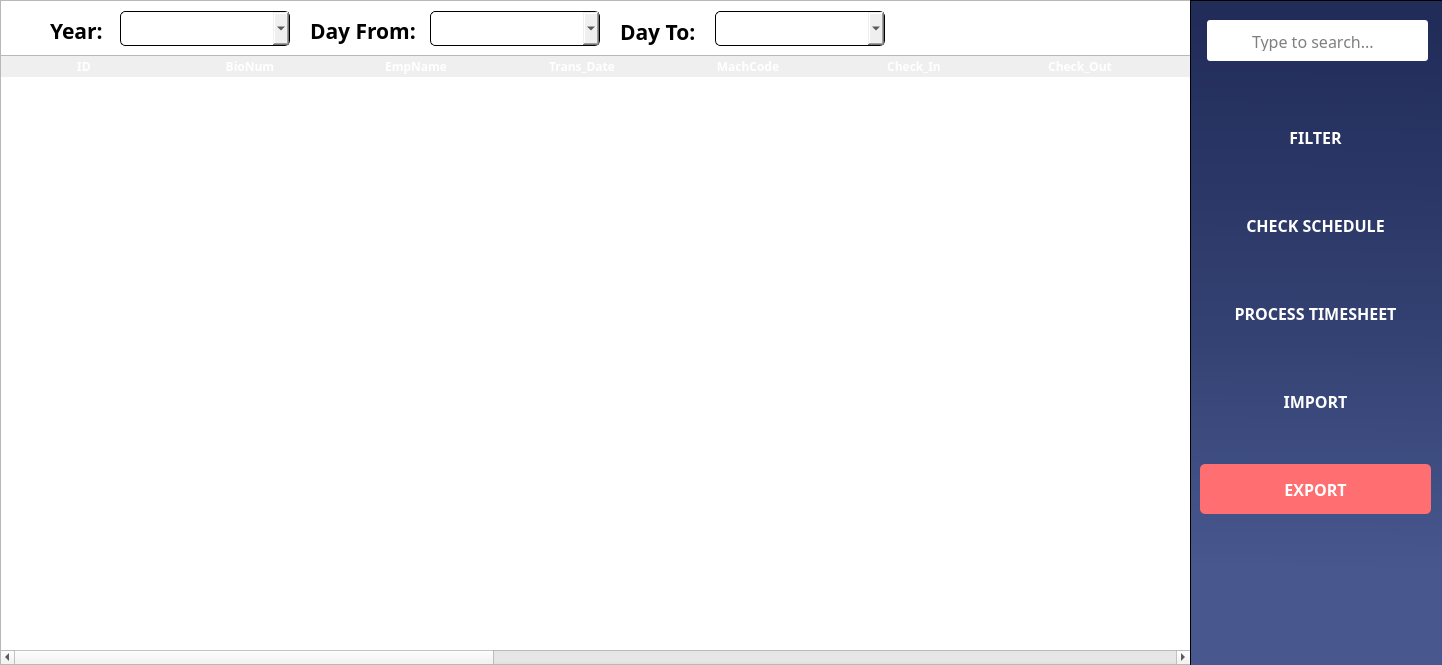
<?xml version="1.0" encoding="UTF-8"?>
<ui version="4.0">
 <class>Dialog</class>
 <widget class="QDialog" name="Dialog">
  <property name="geometry">
   <rect>
    <x>0</x>
    <y>0</y>
    <width>1442</width>
    <height>665</height>
   </rect>
  </property>
  <property name="windowTitle">
   <string>Timecard</string>
  </property>
  <property name="windowIcon">
   <iconset>
    <normaloff>../Icons/logo.svg</normaloff>../Icons/logo.svg</iconset>
  </property>
  <property name="styleSheet">
   <string notr="true">#Dialog{
	background-color: white;
}
</string>
  </property>
  <widget class="QTableWidget" name="TimeListTable">
   <property name="geometry">
    <rect>
     <x>0</x>
     <y>55</y>
     <width>1191</width>
     <height>610</height>
    </rect>
   </property>
   <property name="sizePolicy">
    <sizepolicy hsizetype="Fixed" vsizetype="Fixed">
     <horstretch>0</horstretch>
     <verstretch>0</verstretch>
    </sizepolicy>
   </property>
   <property name="font">
    <font>
     <family>Poppins SemiBold</family>
     <pointsize>12</pointsize>
     <weight>75</weight>
     <bold>true</bold>
    </font>
   </property>
   <property name="focusPolicy">
    <enum>Qt::ClickFocus</enum>
   </property>
   <property name="contextMenuPolicy">
    <enum>Qt::DefaultContextMenu</enum>
   </property>
   <property name="styleSheet">
    <string notr="true">/* Header Design */

QHeaderView::section {
	font-family: Poppins;
	font-weight: bold;
	font-size: 12px;
	color: white;
	background-color: &quot;#344273&quot;;
	border: none;
}

/* Style for the selected row */
QTableView::item:selected:active {
	 selection-background-color: &quot;#9DADDF&quot;;
}

/* Style for the alternate row */
QTableWidget {
	alternate-background-color: &quot;#DDDDDD&quot;;
}</string>
   </property>
   <property name="horizontalScrollBarPolicy">
    <enum>Qt::ScrollBarAsNeeded</enum>
   </property>
   <property name="sizeAdjustPolicy">
    <enum>QAbstractScrollArea::AdjustIgnored</enum>
   </property>
   <property name="editTriggers">
    <set>QAbstractItemView::NoEditTriggers</set>
   </property>
   <property name="tabKeyNavigation">
    <bool>false</bool>
   </property>
   <property name="showDropIndicator" stdset="0">
    <bool>false</bool>
   </property>
   <property name="dragDropOverwriteMode">
    <bool>false</bool>
   </property>
   <property name="alternatingRowColors">
    <bool>true</bool>
   </property>
   <property name="selectionMode">
    <enum>QAbstractItemView::SingleSelection</enum>
   </property>
   <property name="selectionBehavior">
    <enum>QAbstractItemView::SelectRows</enum>
   </property>
   <property name="textElideMode">
    <enum>Qt::ElideRight</enum>
   </property>
   <property name="showGrid">
    <bool>false</bool>
   </property>
   <property name="gridStyle">
    <enum>Qt::SolidLine</enum>
   </property>
   <property name="cornerButtonEnabled">
    <bool>false</bool>
   </property>
   <property name="columnCount">
    <number>17</number>
   </property>
   <attribute name="horizontalHeaderVisible">
    <bool>true</bool>
   </attribute>
   <attribute name="horizontalHeaderCascadingSectionResizes">
    <bool>true</bool>
   </attribute>
   <attribute name="horizontalHeaderMinimumSectionSize">
    <number>50</number>
   </attribute>
   <attribute name="horizontalHeaderDefaultSectionSize">
    <number>166</number>
   </attribute>
   <attribute name="horizontalHeaderHighlightSections">
    <bool>true</bool>
   </attribute>
   <attribute name="horizontalHeaderShowSortIndicator" stdset="0">
    <bool>false</bool>
   </attribute>
   <attribute name="horizontalHeaderStretchLastSection">
    <bool>true</bool>
   </attribute>
   <attribute name="verticalHeaderVisible">
    <bool>false</bool>
   </attribute>
   <attribute name="verticalHeaderDefaultSectionSize">
    <number>31</number>
   </attribute>
   <attribute name="verticalHeaderHighlightSections">
    <bool>false</bool>
   </attribute>
   <column>
    <property name="text">
     <string>ID</string>
    </property>
   </column>
   <column>
    <property name="text">
     <string>BioNum</string>
    </property>
   </column>
   <column>
    <property name="text">
     <string>EmpName</string>
    </property>
    <property name="font">
     <font>
      <pointsize>8</pointsize>
     </font>
    </property>
   </column>
   <column>
    <property name="text">
     <string>Trans_Date</string>
    </property>
   </column>
   <column>
    <property name="text">
     <string>MachCode</string>
    </property>
   </column>
   <column>
    <property name="text">
     <string>Check_In</string>
    </property>
   </column>
   <column>
    <property name="text">
     <string>Check_Out</string>
    </property>
   </column>
   <column>
    <property name="text">
     <string>Sched_In</string>
    </property>
   </column>
   <column>
    <property name="text">
     <string>Sched_Out</string>
    </property>
   </column>
   <column>
    <property name="text">
     <string>REMARKS</string>
    </property>
   </column>
   <column>
    <property name="text">
     <string>Late/UT</string>
    </property>
   </column>
   <column>
    <property name="text">
     <string>Hours Work</string>
    </property>
   </column>
   <column>
    <property name="text">
     <string>Hours Work 2</string>
    </property>
   </column>
   <column>
    <property name="text">
     <string>Allowed OT</string>
    </property>
   </column>
   <column>
    <property name="text">
     <string>OTNote</string>
    </property>
   </column>
   <column>
    <property name="text">
     <string>Leave</string>
    </property>
   </column>
   <column>
    <property name="text">
     <string>LaeveNote</string>
    </property>
   </column>
  </widget>
  <widget class="QFrame" name="sideBar">
   <property name="geometry">
    <rect>
     <x>1190</x>
     <y>0</y>
     <width>261</width>
     <height>670</height>
    </rect>
   </property>
   <property name="styleSheet">
    <string notr="true">#sideBar{
	background-color: qlineargradient(spread:pad, x1:0.508, y1:0.0340909, x2:0.503051, y2:1, stop:0 rgba(33, 44, 89, 255), stop:0.497175 rgba(52, 66, 115, 255), stop:0.847458 rgba(72, 87, 142, 255))
}</string>
   </property>
   <property name="frameShape">
    <enum>QFrame::StyledPanel</enum>
   </property>
   <property name="frameShadow">
    <enum>QFrame::Raised</enum>
   </property>
   <widget class="QFrame" name="searchBar">
    <property name="geometry">
     <rect>
      <x>17</x>
      <y>20</y>
      <width>221</width>
      <height>41</height>
     </rect>
    </property>
    <property name="focusPolicy">
     <enum>Qt::StrongFocus</enum>
    </property>
    <property name="styleSheet">
     <string notr="true">#searchBar{
	border: 1px solid &quot;#CBD5E0&quot;;
	border-radius: 3px; 
 	background-color: white;
}</string>
    </property>
    <property name="frameShape">
     <enum>QFrame::StyledPanel</enum>
    </property>
    <property name="frameShadow">
     <enum>QFrame::Raised</enum>
    </property>
    <widget class="QLineEdit" name="searchBioNum">
     <property name="geometry">
      <rect>
       <x>43</x>
       <y>10</y>
       <width>180</width>
       <height>21</height>
      </rect>
     </property>
     <property name="font">
      <font>
       <family>Poppins</family>
       <pointsize>12</pointsize>
      </font>
     </property>
     <property name="focusPolicy">
      <enum>Qt::ClickFocus</enum>
     </property>
     <property name="styleSheet">
      <string notr="true">#txtSearch{

}</string>
     </property>
     <property name="text">
      <string/>
     </property>
     <property name="frame">
      <bool>false</bool>
     </property>
     <property name="placeholderText">
      <string>Type to search...</string>
     </property>
    </widget>
    <widget class="QLabel" name="searchIcon">
     <property name="geometry">
      <rect>
       <x>10</x>
       <y>10</y>
       <width>31</width>
       <height>21</height>
      </rect>
     </property>
     <property name="styleSheet">
      <string notr="true">#searchIcon{
	background-color: white;
}</string>
     </property>
     <property name="text">
      <string/>
     </property>
     <property name="pixmap">
      <pixmap>../Icons/search.svg</pixmap>
     </property>
     <property name="scaledContents">
      <bool>false</bool>
     </property>
     <property name="alignment">
      <set>Qt::AlignCenter</set>
     </property>
    </widget>
   </widget>
   <widget class="QWidget" name="widget" native="true">
    <property name="geometry">
     <rect>
      <x>10</x>
      <y>80</y>
      <width>231</width>
      <height>471</height>
     </rect>
    </property>
    <property name="styleSheet">
     <string notr="true">#btnCheckSched, #btnFilter {
	background-color: &quot;#546aba&quot;;
	color: white;
	border-radius: 5px;
}

#btnTimeSheet, #btnImport{
border-radius: 5px;
	color: white;
background-color: &quot;#30d977&quot;;
}

#btnExport{
background-color: rgb(255, 110, 112);
	color: white;
	border-radius: 5px;
}

#btnCheckSched:hover, #btnFilter:hover{
background-color: #485ba1;
}

#btnTimeSheet:hover, #btnImport:hover{
	background-color: &quot;#26ad5f&quot;;
}

#btnExport:hover{
background-color: #c75657;
}

</string>
    </property>
    <layout class="QVBoxLayout" name="verticalLayout_2">
     <item>
      <widget class="QPushButton" name="btnFilter">
       <property name="sizePolicy">
        <sizepolicy hsizetype="Minimum" vsizetype="Fixed">
         <horstretch>0</horstretch>
         <verstretch>0</verstretch>
        </sizepolicy>
       </property>
       <property name="minimumSize">
        <size>
         <width>0</width>
         <height>50</height>
        </size>
       </property>
       <property name="font">
        <font>
         <family>Poppins</family>
         <pointsize>12</pointsize>
         <weight>75</weight>
         <bold>true</bold>
        </font>
       </property>
       <property name="cursor">
        <cursorShape>PointingHandCursor</cursorShape>
       </property>
       <property name="styleSheet">
        <string notr="true"/>
       </property>
       <property name="text">
        <string>FILTER</string>
       </property>
       <property name="iconSize">
        <size>
         <width>22</width>
         <height>22</height>
        </size>
       </property>
      </widget>
     </item>
     <item>
      <widget class="QPushButton" name="btnCheckSched">
       <property name="sizePolicy">
        <sizepolicy hsizetype="Minimum" vsizetype="Fixed">
         <horstretch>0</horstretch>
         <verstretch>0</verstretch>
        </sizepolicy>
       </property>
       <property name="minimumSize">
        <size>
         <width>0</width>
         <height>50</height>
        </size>
       </property>
       <property name="font">
        <font>
         <family>Poppins</family>
         <pointsize>12</pointsize>
         <weight>75</weight>
         <bold>true</bold>
        </font>
       </property>
       <property name="cursor">
        <cursorShape>PointingHandCursor</cursorShape>
       </property>
       <property name="styleSheet">
        <string notr="true"/>
       </property>
       <property name="text">
        <string>CHECK SCHEDULE</string>
       </property>
       <property name="iconSize">
        <size>
         <width>22</width>
         <height>22</height>
        </size>
       </property>
      </widget>
     </item>
     <item>
      <widget class="QPushButton" name="btnTimeSheet">
       <property name="sizePolicy">
        <sizepolicy hsizetype="Minimum" vsizetype="Fixed">
         <horstretch>0</horstretch>
         <verstretch>0</verstretch>
        </sizepolicy>
       </property>
       <property name="minimumSize">
        <size>
         <width>0</width>
         <height>50</height>
        </size>
       </property>
       <property name="font">
        <font>
         <family>Poppins</family>
         <pointsize>12</pointsize>
         <weight>75</weight>
         <bold>true</bold>
        </font>
       </property>
       <property name="cursor">
        <cursorShape>PointingHandCursor</cursorShape>
       </property>
       <property name="styleSheet">
        <string notr="true"/>
       </property>
       <property name="text">
        <string>PROCESS TIMESHEET</string>
       </property>
       <property name="iconSize">
        <size>
         <width>22</width>
         <height>22</height>
        </size>
       </property>
      </widget>
     </item>
     <item>
      <widget class="QPushButton" name="btnImport">
       <property name="sizePolicy">
        <sizepolicy hsizetype="Minimum" vsizetype="Fixed">
         <horstretch>0</horstretch>
         <verstretch>0</verstretch>
        </sizepolicy>
       </property>
       <property name="minimumSize">
        <size>
         <width>0</width>
         <height>50</height>
        </size>
       </property>
       <property name="font">
        <font>
         <family>Poppins</family>
         <pointsize>12</pointsize>
         <weight>75</weight>
         <bold>true</bold>
        </font>
       </property>
       <property name="cursor">
        <cursorShape>PointingHandCursor</cursorShape>
       </property>
       <property name="styleSheet">
        <string notr="true"/>
       </property>
       <property name="text">
        <string>IMPORT</string>
       </property>
       <property name="icon">
        <iconset>
         <normaloff>../Icons/import.svg</normaloff>../Icons/import.svg</iconset>
       </property>
       <property name="iconSize">
        <size>
         <width>22</width>
         <height>22</height>
        </size>
       </property>
      </widget>
     </item>
     <item>
      <widget class="QPushButton" name="btnExport">
       <property name="sizePolicy">
        <sizepolicy hsizetype="Minimum" vsizetype="Fixed">
         <horstretch>0</horstretch>
         <verstretch>0</verstretch>
        </sizepolicy>
       </property>
       <property name="minimumSize">
        <size>
         <width>0</width>
         <height>50</height>
        </size>
       </property>
       <property name="font">
        <font>
         <family>Poppins</family>
         <pointsize>12</pointsize>
         <weight>75</weight>
         <bold>true</bold>
        </font>
       </property>
       <property name="cursor">
        <cursorShape>PointingHandCursor</cursorShape>
       </property>
       <property name="styleSheet">
        <string notr="true"/>
       </property>
       <property name="text">
        <string>EXPORT</string>
       </property>
       <property name="icon">
        <iconset>
         <normaloff>../Icons/export.svg</normaloff>../Icons/export.svg</iconset>
       </property>
       <property name="iconSize">
        <size>
         <width>22</width>
         <height>22</height>
        </size>
       </property>
      </widget>
     </item>
    </layout>
   </widget>
  </widget>
  <widget class="QFrame" name="header">
   <property name="geometry">
    <rect>
     <x>0</x>
     <y>0</y>
     <width>1201</width>
     <height>61</height>
    </rect>
   </property>
   <property name="styleSheet">
    <string notr="true">#header{
background-color: &quot;#DCE5FE&quot;;
}

#yearCC, #dateToCC, #dateFromCC{
border: 1px solid black;
border-radius: 5px;
}
</string>
   </property>
   <property name="frameShape">
    <enum>QFrame::StyledPanel</enum>
   </property>
   <property name="frameShadow">
    <enum>QFrame::Raised</enum>
   </property>
   <widget class="QLabel" name="lblYear">
    <property name="geometry">
     <rect>
      <x>50</x>
      <y>10</y>
      <width>71</width>
      <height>41</height>
     </rect>
    </property>
    <property name="font">
     <font>
      <family>Poppins</family>
      <pointsize>16</pointsize>
      <weight>75</weight>
      <bold>true</bold>
     </font>
    </property>
    <property name="text">
     <string>Year:</string>
    </property>
   </widget>
   <widget class="QComboBox" name="dateFromCC">
    <property name="geometry">
     <rect>
      <x>430</x>
      <y>11</y>
      <width>170</width>
      <height>35</height>
     </rect>
    </property>
    <property name="font">
     <font>
      <family>Poppins</family>
     </font>
    </property>
   </widget>
   <widget class="QComboBox" name="yearCC">
    <property name="geometry">
     <rect>
      <x>120</x>
      <y>11</y>
      <width>170</width>
      <height>35</height>
     </rect>
    </property>
    <property name="font">
     <font>
      <family>Poppins</family>
     </font>
    </property>
    <property name="iconSize">
     <size>
      <width>5</width>
      <height>5</height>
     </size>
    </property>
   </widget>
   <widget class="QComboBox" name="dateToCC">
    <property name="geometry">
     <rect>
      <x>715</x>
      <y>11</y>
      <width>170</width>
      <height>35</height>
     </rect>
    </property>
    <property name="font">
     <font>
      <family>Poppins</family>
     </font>
    </property>
   </widget>
   <widget class="QLabel" name="lblDateFrom">
    <property name="geometry">
     <rect>
      <x>310</x>
      <y>10</y>
      <width>121</width>
      <height>41</height>
     </rect>
    </property>
    <property name="font">
     <font>
      <family>Poppins</family>
      <pointsize>16</pointsize>
      <weight>75</weight>
      <bold>true</bold>
     </font>
    </property>
    <property name="text">
     <string>Day From:</string>
    </property>
   </widget>
   <widget class="QLabel" name="lblDateTo">
    <property name="geometry">
     <rect>
      <x>620</x>
      <y>11</y>
      <width>91</width>
      <height>41</height>
     </rect>
    </property>
    <property name="font">
     <font>
      <family>Poppins</family>
      <pointsize>16</pointsize>
      <weight>75</weight>
      <bold>true</bold>
     </font>
    </property>
    <property name="text">
     <string>Day To:</string>
    </property>
   </widget>
  </widget>
  <zorder>header</zorder>
  <zorder>TimeListTable</zorder>
  <zorder>sideBar</zorder>
 </widget>
 <resources/>
 <connections/>
</ui>
